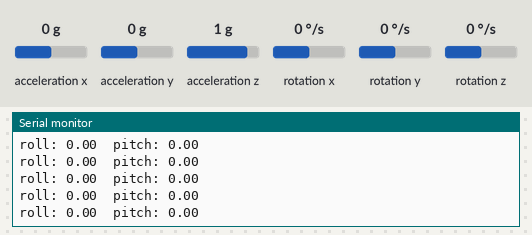
Bench run of a sketch on a simulated Raspberry Pi Pico. Shown: the last lines printed to the serial monitor. The inputs (shaded band) are chosen by the test bench; at power-on: acceleration x 0 g, acceleration y 0 g, acceleration z 1 g, rotation x 0 °/s, rotation y 0 °/s, rotation z 0 °/s.

Above: at 1.2 s.
1.3 s: acceleration x set to -1.4 g
At 2.1 s:
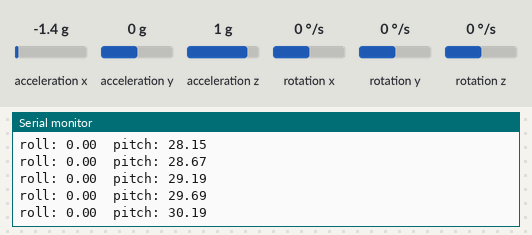
2.8 s: acceleration y set to -1.4 g
At 3.7 s:
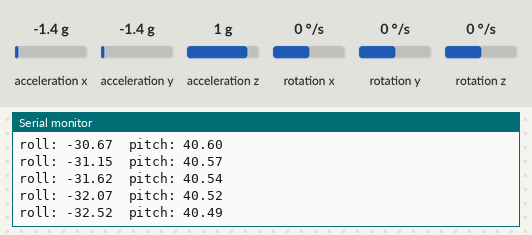
4.3 s: acceleration z set to -1.4 g
At 4.8 s:
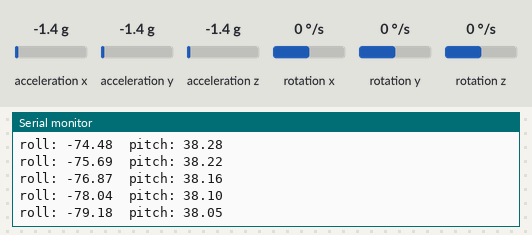
5.8 s: rotation x set to -192 °/s
At 6.8 s:
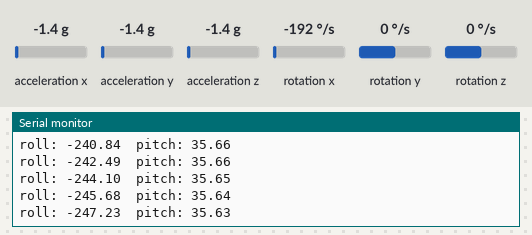
7.3 s: rotation y set to -192 °/s
At 7.8 s:
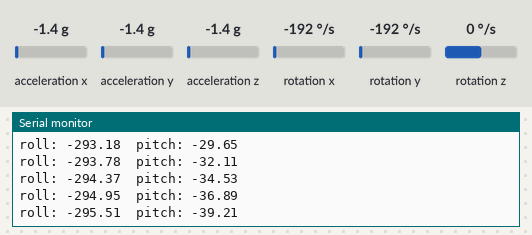
Timing chart, 0 to 9.8 s (numbered marks = the images above; inputs shaded):
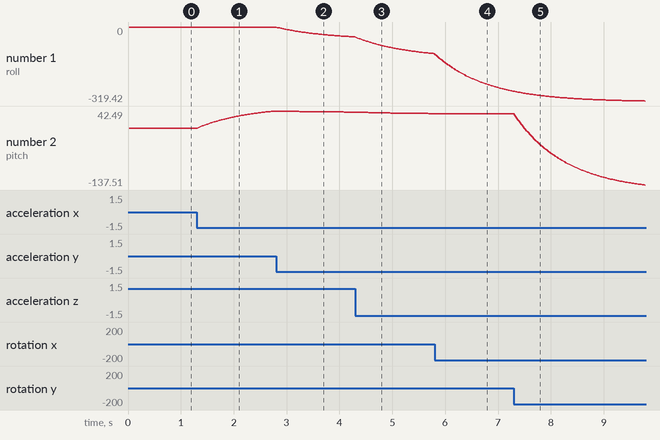

Measured:
- after the input at 1.3 s, the serial monitor: prints a new line at once (image 1)
- plotted number 2: 0 → 42.49 after the input at 1.3 s

The sketch:

esp32_imu_176.ino
```cpp
// snippet: esp32_imu_176
// tags: esp32, imu, mpu6050, i2c
// boards: avr, esp32, megaavr, nano33iot, romi32u4, rp2040
// library: MPU6050
// description: ESP32: read MPU6050 accel and gyro over I2C
// prompts: esp32, mpu6050, accel, declare, float, roll=0
// verified: compile-only
// source: kd-generated (id 176)
// exact-include: Wire.h, MPU6050.h

#include <Wire.h>
#include <MPU6050.h>

MPU6050 mpu;
int16_t ax, ay, az, gx, gy, gz;
float roll = 0.0, pitch = 0.0;
float accelRoll, accelPitch, gyroX, gyroY;
float alpha = 0.98;  // Complementary filter coefficient
unsigned long prevMs = 0;

void setup() {
  Serial.begin(115200);
  Wire.begin();
  mpu.initialize();  // MPU6050: returns void - check connection with testConnection(), not if(!initialize())
  if (!mpu.testConnection()) {
    Serial.println("MPU6050 not found");
    while (1);
  }
  Serial.println("MPU6050 ready");
}

void loop() {
  unsigned long now = millis();
  if (now - prevMs < 20) return;  // 50Hz update rate
  prevMs = now;

  mpu.getMotion6(&ax, &ay, &az, &gx, &gy, &gz);  // MPU6050: 6 int16_t* args (ax,ay,az,gx,gy,gz); Wire.begin() required (lib won't call it)

  // Accel-derived angles
  accelRoll  = atan2(ay, az) * 180.0 / PI;
  accelPitch = atan2(-ax, sqrt(ay * ay + az * az)) * 180.0 / PI;

  // Complementary filter
  // MPU6050 gyro raw → deg/s: divide by 131.0 (at ±250°/s default range).
  // Using gx * 0.001 is a ~7.6x scale error — the gyro term barely contributes.
  float dt = 0.02;  // 50Hz → 20ms per sample
  roll  = alpha * (roll  + (gx / 131.0) * dt) + (1.0 - alpha) * accelRoll;
  pitch = alpha * (pitch + (gy / 131.0) * dt) + (1.0 - alpha) * accelPitch;

  Serial.print("roll: ");  Serial.print(roll,  2);
  Serial.print("  pitch: "); Serial.println(pitch, 2);
}
```
